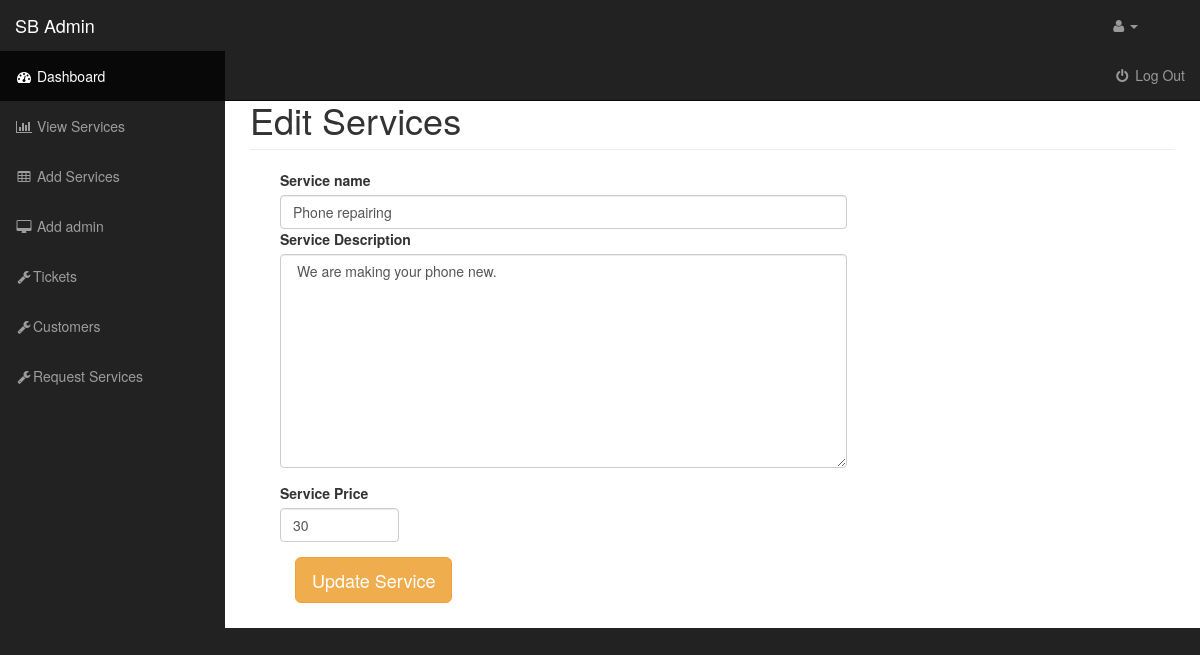
The app's page /admin/services/edit_service.php?edit&id=1 with its own data.
### tables this page shows
CREATE TABLE `services` (
  `ID` int(11) NOT NULL,
  `SERVICE_NAME` text NOT NULL,
  `SERVICE_DESCRIPTION` text NOT NULL,
  `SERVICE_PRICE` double NOT NULL
);

### admin/resources/functions.php (called while the page is built, shortened)
<?php
$connection = mysqli_connect("localhost", "root", "", "service_it") or die("Connection Failed" . mysqli_connect_error());
function query($sql)
{
    global $connection;
    return mysqli_query($connection, $sql);
}
function fetch_array($result)
{
    return mysqli_fetch_array($result);
}
function escape_string($string)
{
    global $connection;
    return mysqli_real_escape_string($connection, $string);
}
?>

### admin/services/edit_service.php (the view, shortened to what this page needs)
<?php include("../resources/header.php");
require_once("../resources/functions.php");
if(isset($_GET['id']))
{
    $query = query("SELECT * FROM services WHERE ID = " . escape_string($_GET['id']) . " ");
    while ($row = fetch_array($query))
    {
        $name = escape_string($row['SERVICE_NAME']);
        $description = escape_string($row['SERVICE_DESCRIPTION']);
        $price = escape_string($row['SERVICE_PRICE']);
    }
}
?>
<!DOCTYPE html>
<html lang="en">
<head>
    <link href="../css/bootstrap.min.css" rel="stylesheet">
    <link href="../css/sb-admin.css" rel="stylesheet">
    <link href="../css/plugins/morris.css" rel="stylesheet">
    <link href="../font-awesome/css/font-awesome.min.css" rel="stylesheet" type="text/css">
</head>
<body>
<div id="wrapper">
    <div id="page-wrapper">
        <div class="container-fluid">
            <div class="col-md-12">
                <div class="row">
                    <h1 class="page-header"> Edit Services </h1>
                </div>
                <form action="" method="post" enctype="multipart/form-data">
                    <div class="col-md-8">
                        <div class="form-group">
                            <label for="product-title">Service name </label>
                            <input type="text" name="service_name" class="form-control" value="<?php echo $name ?>" required ;
                        </div>
                        <div class="form-group">
                            <label for="product-title">Service Description</label>
                            <textarea name="service_description" id="" cols="30" rows="10"  class="form-control" required> <?php echo $description?></textarea>
                        </div>
                        <div class="form-group row">
                            <div class="col-xs-3">
                                <label for="product-price">Service Price</label>
                                <input type="number" name="service_price" class="form-control" size="60" value = "<?php echo $price?>" required>
                            </div>
                        </div>
                    </div>
                    <aside id="admin_sidebar" class="col-md-4">
                        <div class="form-group">
                            <input type="submit" name="update" class="btn btn-warning btn-lg" value="Update Service">
                        </div>
                    </aside>
                </form>
            </div>
        </div>
    </div>
</div>
</body>
</html>

### admin/css/sb-admin.css (style rules this page uses)
body { margin-top: 100px; background-color: #222; }
@media (min-width:768px) { body { margin-top: 50px; } }
#wrapper { padding-left: 0; }
#page-wrapper { width: 100%; padding: 0; background-color: #fff; }
@media (min-width:768px) { #wrapper { padding-left: 225px; } }
@media (min-width:768px) { #page-wrapper { padding: 10px; } }

### records on screen
services: service_name "Phone repairing", service_description "We are making your phone new.", service_price "30"
